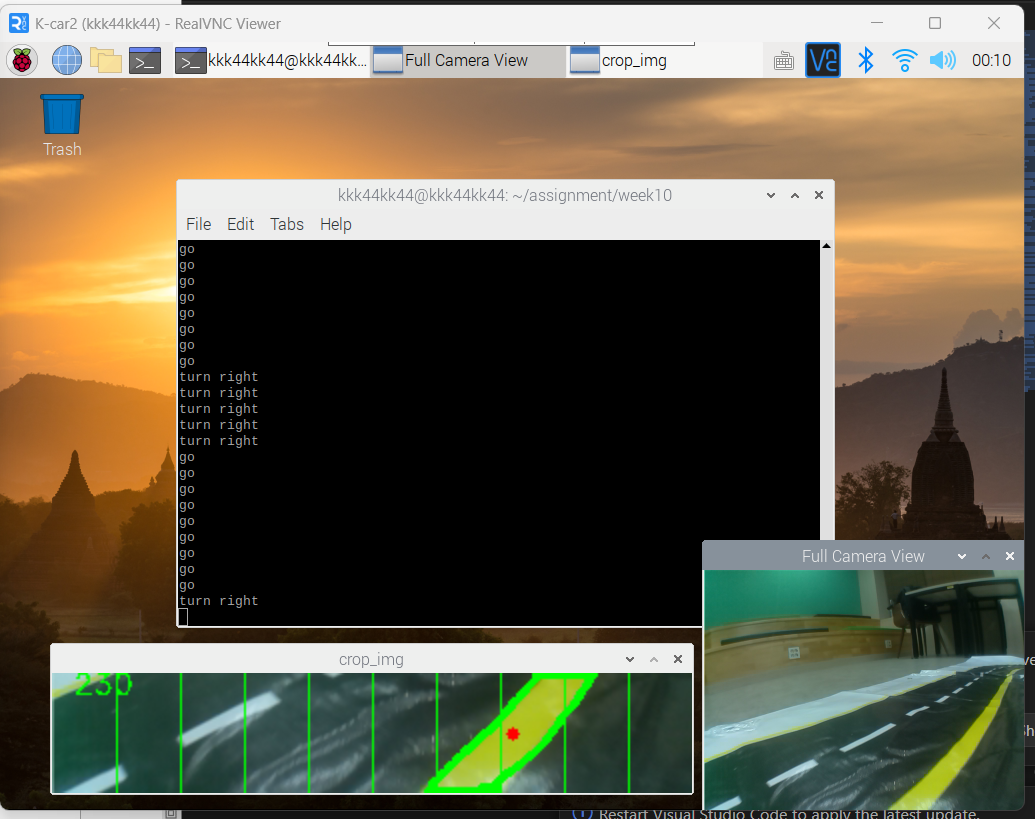
#> input picture assignment/week10/2021161074_심기철_제어화면.png, 1035 x 819 px, given in place of the camera
$ python test1.py
#> lines starting #> are read from the running program, lines starting #| are printed output that depends on the picture; after the words box and inside, x2 and y2 are one past the last pixel; in counts of white or black regions, pixels touching at a corner belong together
import cv2
import numpy as np

CROP_ROW = 120
IMG_WIDTH = 640
IMG_HEIGHT = 480

LOWER_YELLOW = np.array([25, 50, 100])
UPPER_YELLOW = np.array([35, 255, 255])

WHITE_THRESHOLD = 200

cap = cv2.VideoCapture(0)
cap.set(cv2.CAP_PROP_FRAME_WIDTH, IMG_WIDTH)
cap.set(cv2.CAP_PROP_FRAME_HEIGHT, IMG_HEIGHT)

img_center_x = IMG_WIDTH // 2

print("라인 트레이서 작동 시작... 종료하려면 'q' 키를 누르게.")

while True:
    ret, frame = cap.read()
#> frame is the input picture: shape (819, 1035, 3); mean B, G, R 76.1, 95.5, 103.1
    if not ret:
        print("오류: 카메라 프레임을 읽을 수 없네.")
        break

    crop_img = frame[CROP_ROW:, :]
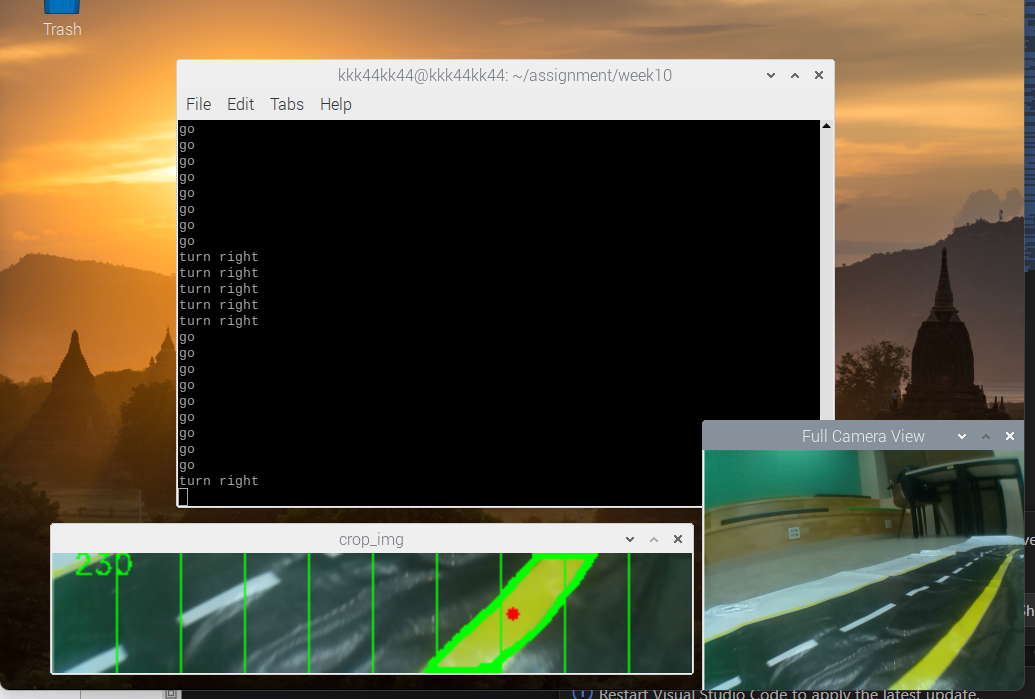
#> crop_img: shape (699, 1035, 3); mean B, G, R 59.8, 80.5, 87.2

    hsv = cv2.cvtColor(crop_img, cv2.COLOR_BGR2HSV)
#> hsv: shape (699, 1035, 3); mean H, S, V 26, 76.3, 95.5
    yellow_mask = cv2.inRange(hsv, LOWER_YELLOW, UPPER_YELLOW)
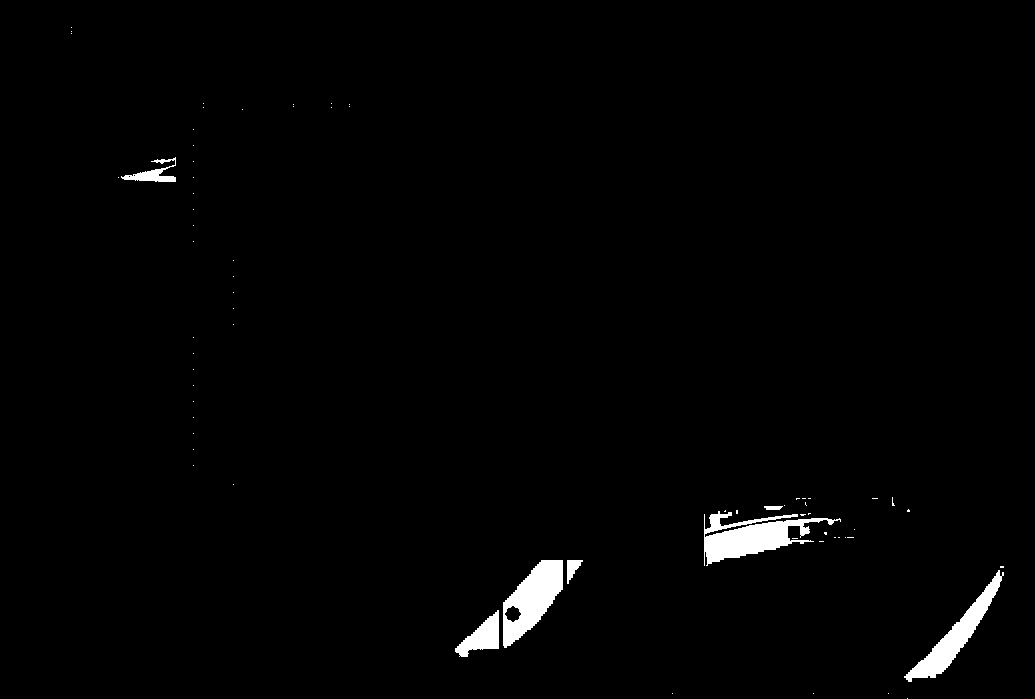
#> yellow_mask: shape (699, 1035); 1.4% white; 68 white regions (61 under 20 px), largest, box (x1, y1, x2, y2) and area: (704, 511, 841, 566) 3234, (503, 560, 563, 648) 2802, (904, 570, 1004, 682) 2377

    gray = cv2.cvtColor(crop_img, cv2.COLOR_BGR2GRAY)
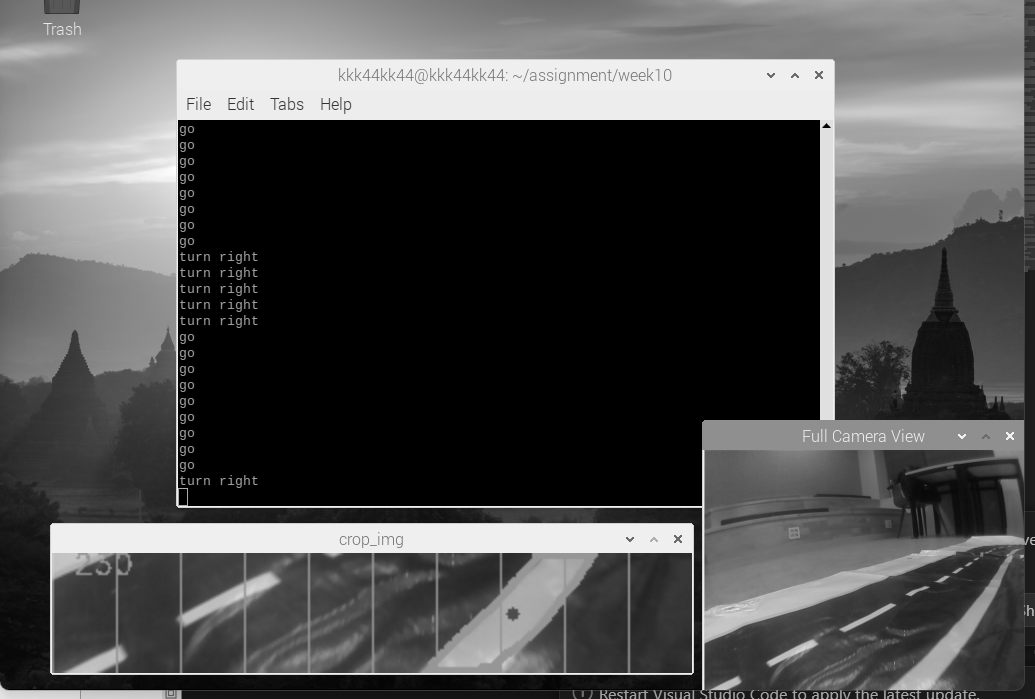
#> gray: shape (699, 1035); min 0, max 254, mean 80.2
    blur = cv2.GaussianBlur(gray, (5, 5), cv2.BORDER_DEFAULT)
    _, white_mask = cv2.threshold(blur, WHITE_THRESHOLD, 255, cv2.THRESH_BINARY)
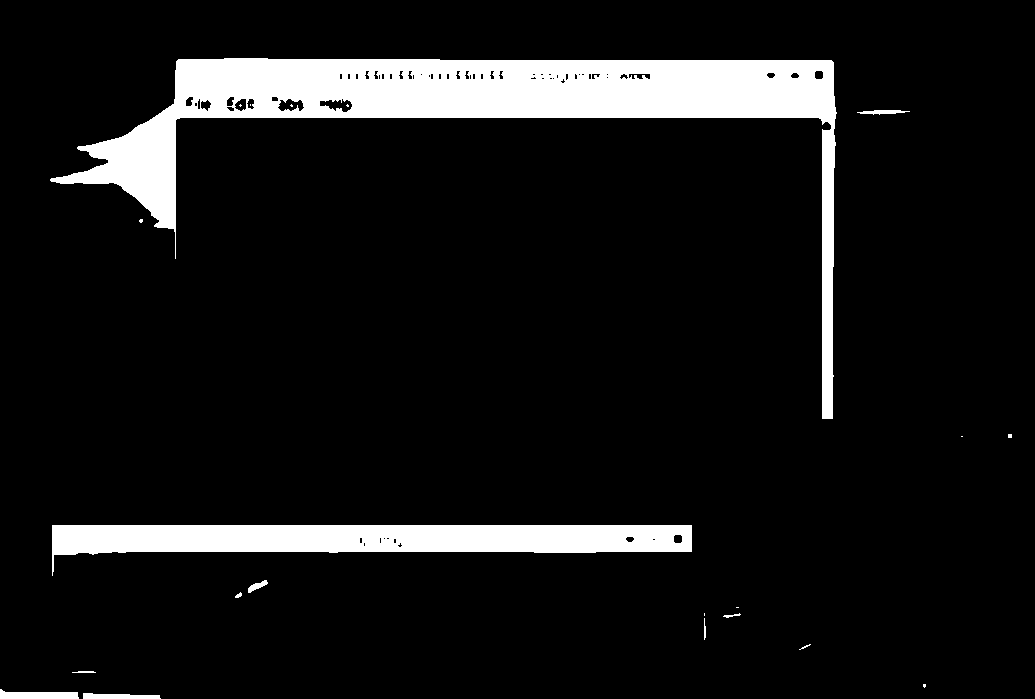
#> white_mask: shape (699, 1035); 9.1% white; 21 white regions (11 under 20 px), largest, box (x1, y1, x2, y2) and area: (50, 58, 837, 419) 47292, (52, 525, 692, 576) 17387, (0, 689, 79, 699) 558

    combined_mask = cv2.bitwise_or(yellow_mask, white_mask)
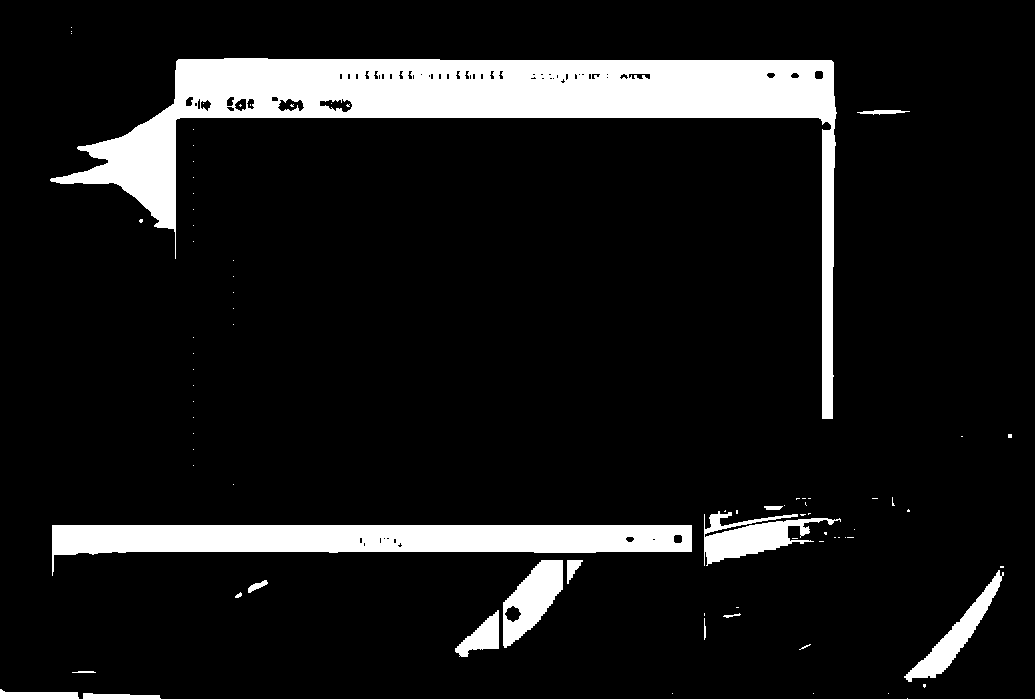
#> combined_mask: shape (699, 1035); 10.5% white; 80 white regions (64 under 20 px), largest, box (x1, y1, x2, y2) and area: (50, 58, 837, 419) 47295, (52, 525, 692, 576) 17387, (704, 511, 841, 566) 3234

    M = cv2.moments(combined_mask)
#> M = moments, m00 19358580, centre m10/m00, m01/m00 = (478.2, 280.2)

    cX = img_center_x

    if M["m00"] != 0:
        cX = int(M["m10"] / M["m00"])
#> cX = 478

    error = img_center_x - cX
#> error = -158

    steering_command = ""
    if abs(error) <= 30:
        steering_command = "STRAIGHT"
    elif error > 0:
        steering_command = "STEER LEFT"
    else:
        steering_command = "STEER RIGHT"

    cv2.imshow('Line Mask (Yellow+White)', combined_mask)

    cv2.circle(crop_img, (cX, 100), 10, (0, 0, 255), -1)
    cv2.line(crop_img, (img_center_x, 0), (img_center_x, crop_img.shape[0]), (0, 255, 0), 2)
    cv2.putText(crop_img, steering_command, (10, 30), cv2.FONT_HERSHEY_DUPLEX, 0.7, (0, 0, 255), 2)
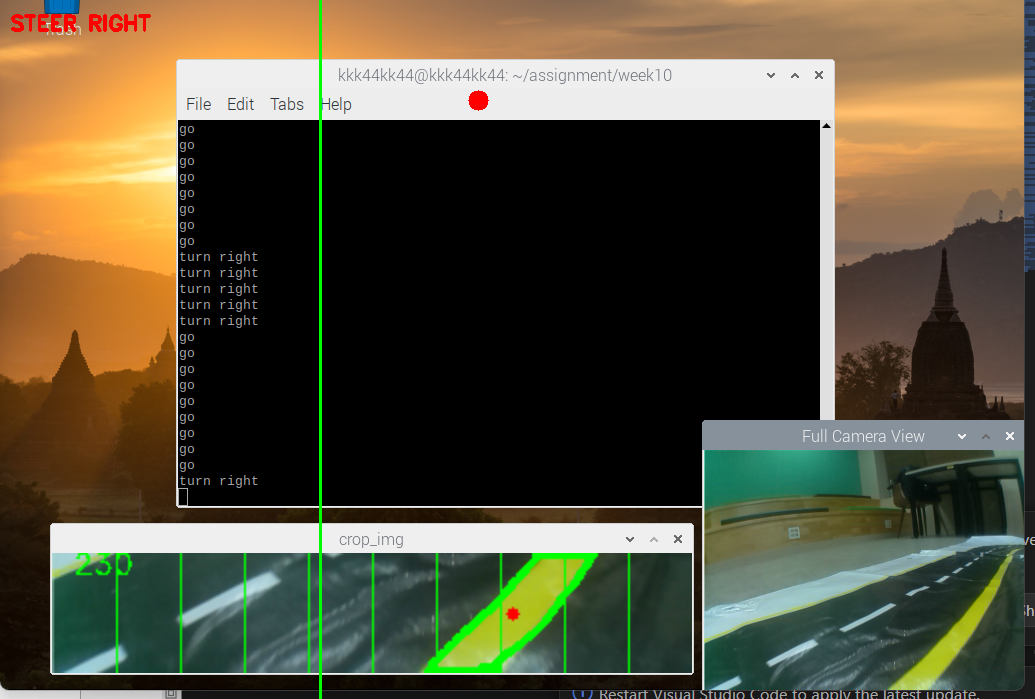
#> crop_img: shape (699, 1035, 3); mean B, G, R 59.4, 80.7, 87.2

    cv2.imshow('Line Tracer View', crop_img)

    if cv2.waitKey(1) & 0xFF == ord('q'):
#> (key q is pressed here)
        break

cap.release()
cv2.destroyAllWindows()
